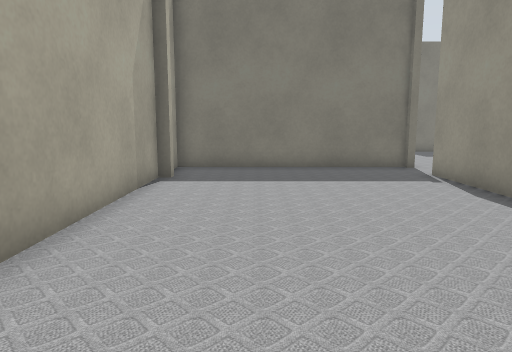
view 1 (above)

24 first-person views from a walk through a world built for the Gazebo simulator. The camera is 0.72 m above the floor, tilts 8° down and sees 70° across. The lines on the ground mark 1 m squares. The floor is counted in squares, 0.5 m on a side. Each view is taken from the middle of a square. On the plan, view 1 faces up. The plan holds only what a view shows up to about 16 squares ahead; the rest is blank. The place goes on beyond the plan. Some stock models are drawn as simple stand-ins.

view 2
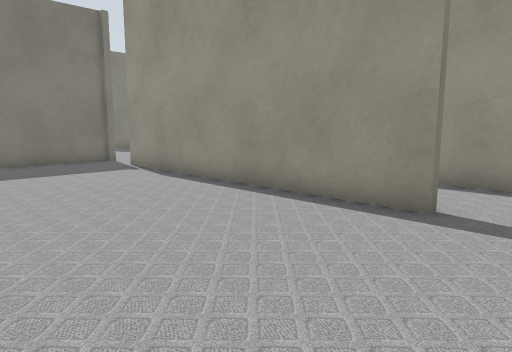

view 3
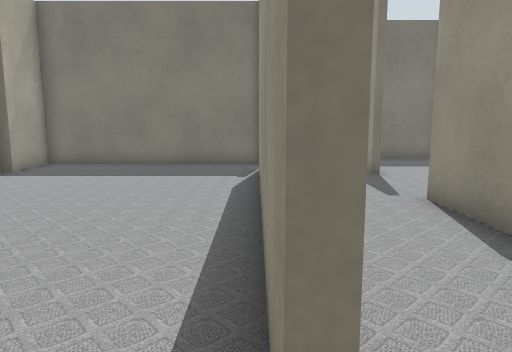

view 4
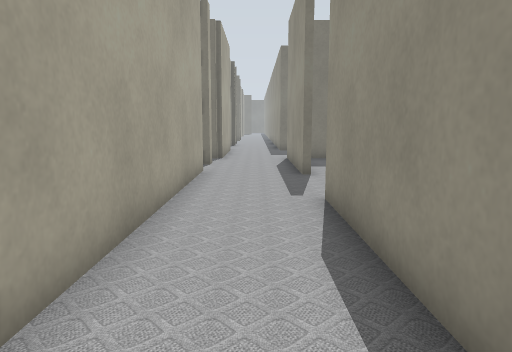

view 5
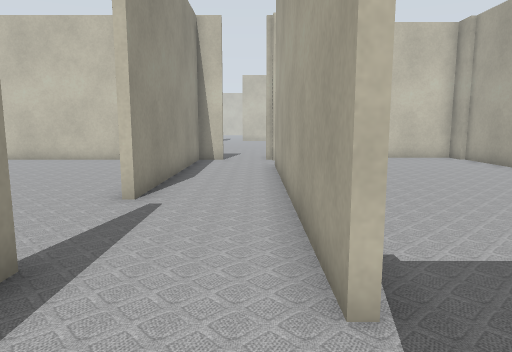

view 6
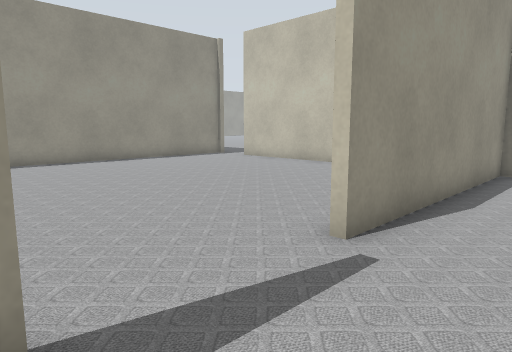

view 7
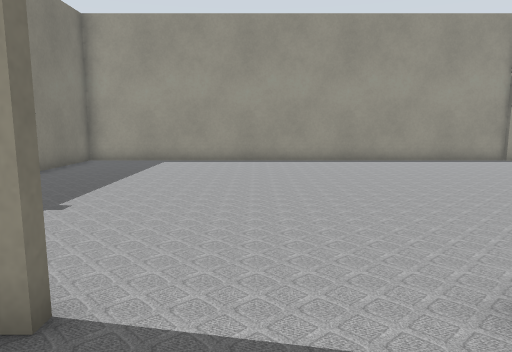

view 8
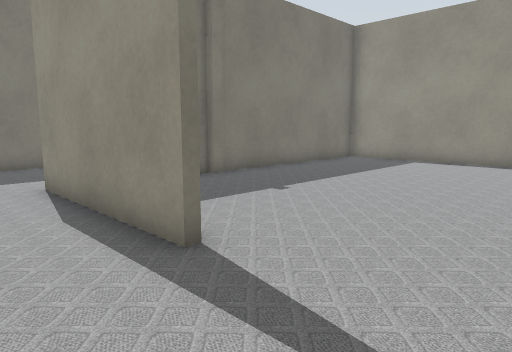

view 9
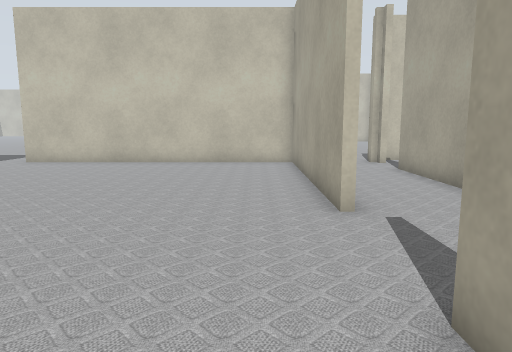

view 10
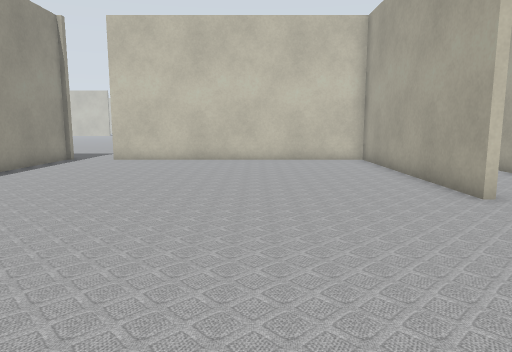

view 11
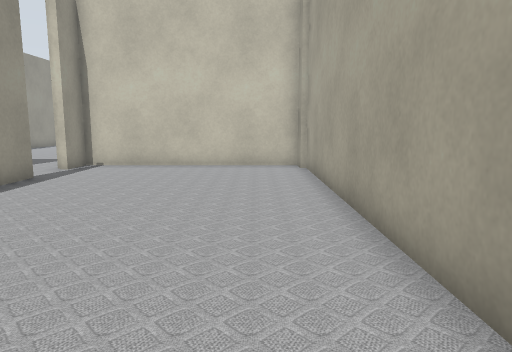

view 12
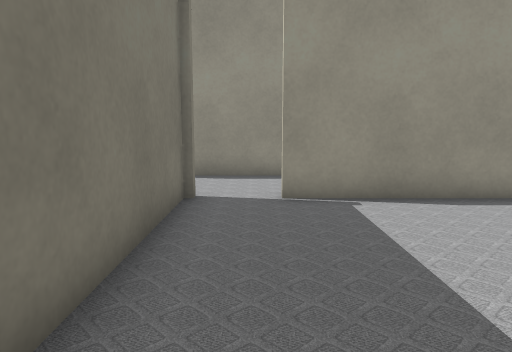

view 13
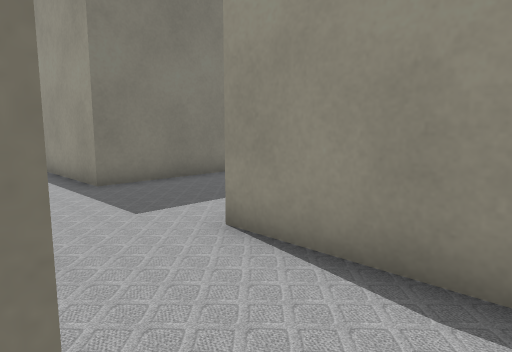

view 14
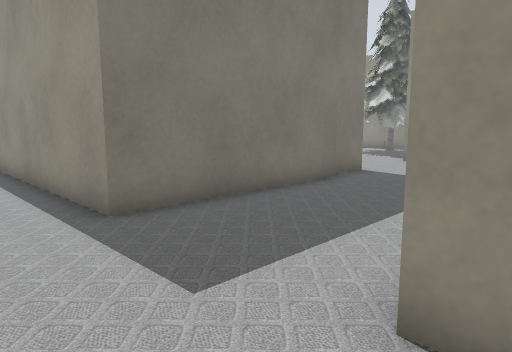

view 15
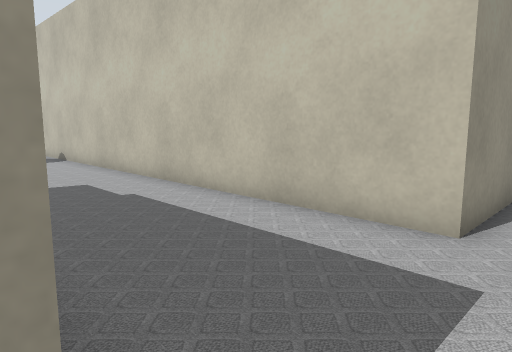

view 16
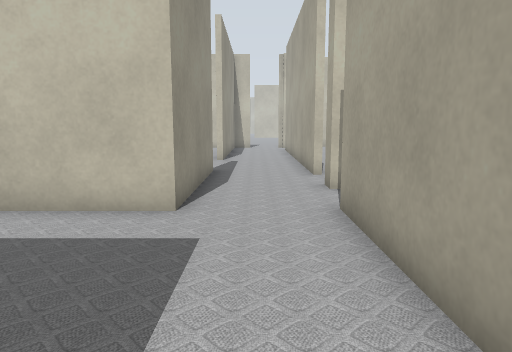

view 17
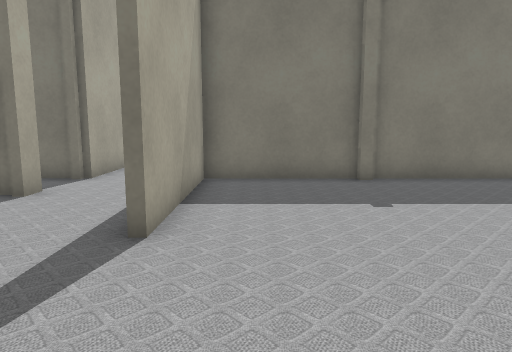

view 18
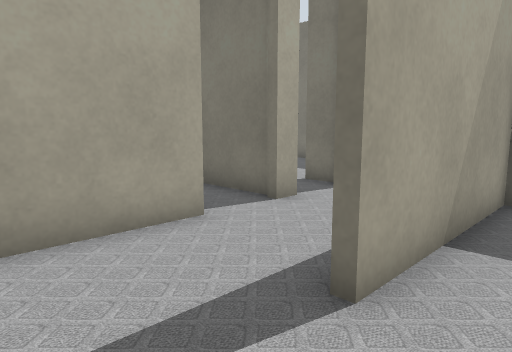

view 19
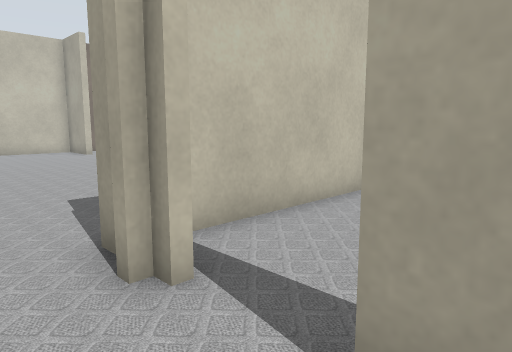

view 20
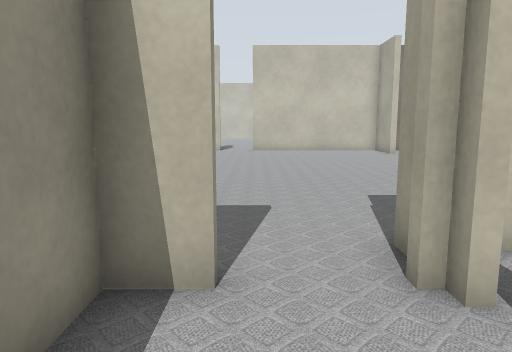

view 21
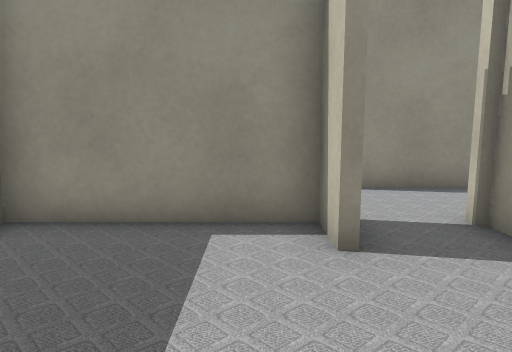

view 22
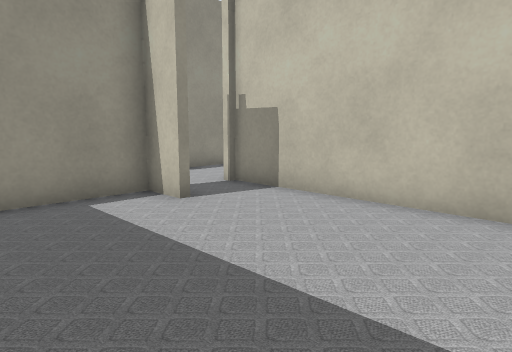

view 23
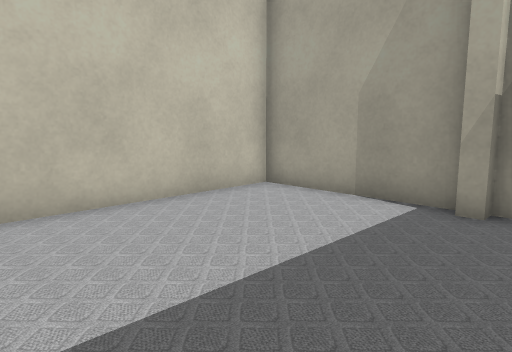

view 24
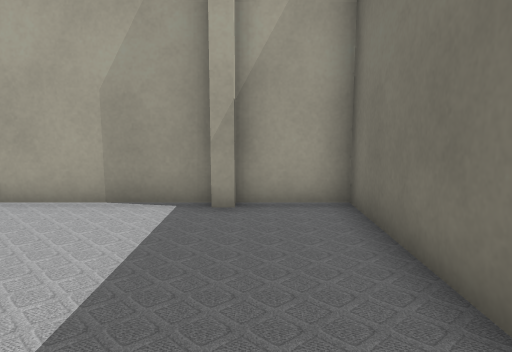

### Floor plan
Ten units are one square. View 1 is at (0, 0); x grows to the right and y downward. Boxes are objects, and circles mark ways between rooms. Rooms are numbered by the first view taken in them; rooms with no view inside come last. Other rooms are left out.
<svg viewBox="-32 -280 245 315">
<path fill="none" stroke="#000" d="M-23 -104 -23 -99 -27 -99 -27 22M51 0 51 -105M-25 21 -25 30 51 30 51 16M51 -124 -27 -124 -27 -108M53 -95 53 0M84 21 84 -61M53 -127 53 -121M53 -105 53 -95M84 -95 84 -135M86 -61 86 21M131 -145 126 -145M128 -147 86 -147 86 -95M208 21 208 -147 131 -147M72 21 189 21M84 -135 84 -150M84 -196 84 -275M40 -150 53 -150 53 -198M18 -196 -27 -196 -27 -176 -23 -176 -23 -171M-27 -172 -27 -127 53 -127M55 -147 40 -147"/>
<circle cx="50" cy="5" r="3" fill="#2a7"/>
<circle cx="50" cy="-110" r="3" fill="#2a7"/>
<circle cx="65" cy="-100" r="3" fill="#2a7"/>
<circle cx="85" cy="-80" r="3" fill="#2a7"/>
<circle cx="65" cy="-125" r="3" fill="#2a7"/>
<circle cx="50" cy="-140" r="3" fill="#2a7"/>
<text x="10" y="-50">1</text>
<text x="70" y="-50">2</text>
<text x="60" y="-120">3</text>
<text x="150" y="-60">4</text>
<text x="70" y="-140">5</text>
<text x="40" y="-260">6</text>
<text x="10" y="-160">7</text>
</svg>
Room 1 opens to room 2. Room 1 opens to room 3. Room 2 opens to room 3. Room 2 opens to room 4. Room 3 opens to room 5. Room 5 opens to room 7.

Where each view was taken, in squares from view 1:
view 1: 0 up, 0 right, facing up
view 2: 2 down, 1 left, facing up-right
view 3: 1 down, 5 right, facing up
view 4: 1 down, 7 right, facing up
view 5: 13 up, 6 right, facing down
view 6: 10 up, 6 right, facing down-right
view 7: 8 up, 6 right, facing right
view 8: 6 up, 6 right, facing up-right
view 9: 12 up, 10 right, facing down
view 10: 13 up, 13 right, facing down
view 11: 10 up, 1 left, facing down
view 12: 11 up, 2 left, facing right
view 13: 11 up, 5 right, facing up-right
view 14: 14 up, 6 right, facing up-right
view 15: 20 up, 7 right, facing down-right
view 16: 21 up, 7 right, facing down
view 17: 5 up, 10 right, facing up
view 18: 7 up, 10 right, facing up-left
view 19: 1 up, 7 right, facing down-left
view 20: 1 up, 7 right, facing down
view 21: 16 up, 0 right, facing right
view 22: 19 up, 2 left, facing down-right
view 23: 19 up, 4 right, facing down-left
view 24: 18 up, 4 right, facing left
